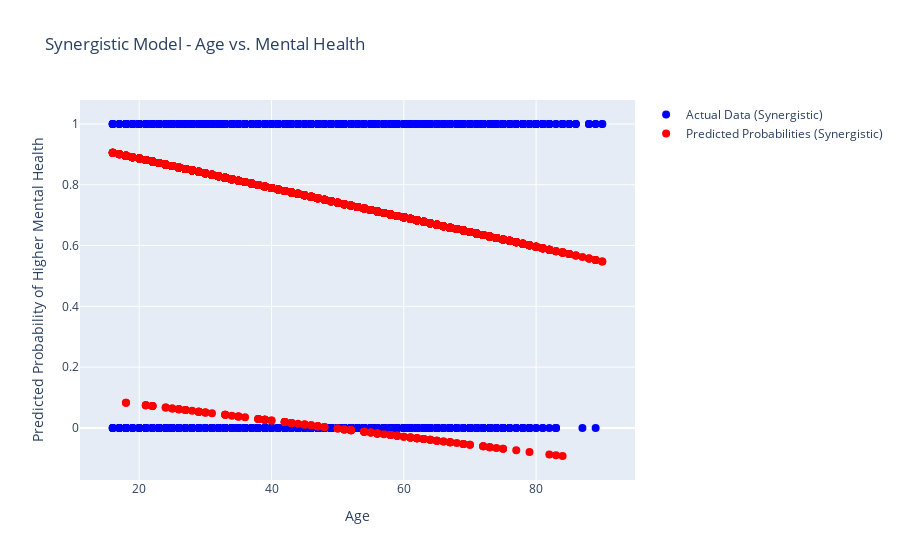

The code cell stored with this chart in its notebook:
### Code cell
# Synergistic model plot
fig_synergistic = go.Figure()

# Plot the data points for the outcome (1s and 0s)
fig_synergistic.add_trace(go.Scatter(x=data['DEMO_age'], y=data['WELLNESS_self_rated_mental_health_binary'], 
                                    mode='markers', name='Actual Data (Synergistic)',
                                    marker=dict(color='blue', size=8)))

# Add predicted probabilities for the synergistic model
fig_synergistic.add_trace(go.Scatter(x=data['DEMO_age'], y=model_synergistic.fittedvalues, 
                                    mode='markers', name='Predicted Probabilities (Synergistic)',
                                    marker=dict(color='red', size=8)))

# Add titles and axis labels
fig_synergistic.update_layout(
    title="Synergistic Model - Age vs. Mental Health",
    xaxis_title="Age",
    yaxis_title="Predicted Probability of Higher Mental Health",
    showlegend=True
)

fig_synergistic.show()

### Figure 1 — Plotly figure (JSON) as saved in the notebook; plotly's stock layout.template omitted (floating-point values rounded to 4 significant figures; data arrays with more than 128 entries replaced by an {"elided": "..."} marker saying what was removed)
{"data": [{"marker": {"color": "blue", "size": 8}, "mode": "markers", "name": "Actual Data (Synergistic)", "type": "scatter", "x": {"elided": "3148 int values"}, "y": {"elided": "3148 int values"}}, {"marker": {"color": "red", "size": 8}, "mode": "markers", "name": "Predicted Probabilities (Synergistic)", "type": "scatter", "x": {"elided": "3148 int values"}, "y": {"elided": "3148 float values"}}], "layout": {"showlegend": true, "title": {"text": "Synergistic Model - Age vs. Mental Health"}, "xaxis": {"title": {"text": "Age"}}, "yaxis": {"title": {"text": "Predicted Probability of Higher Mental Health"}}}}
